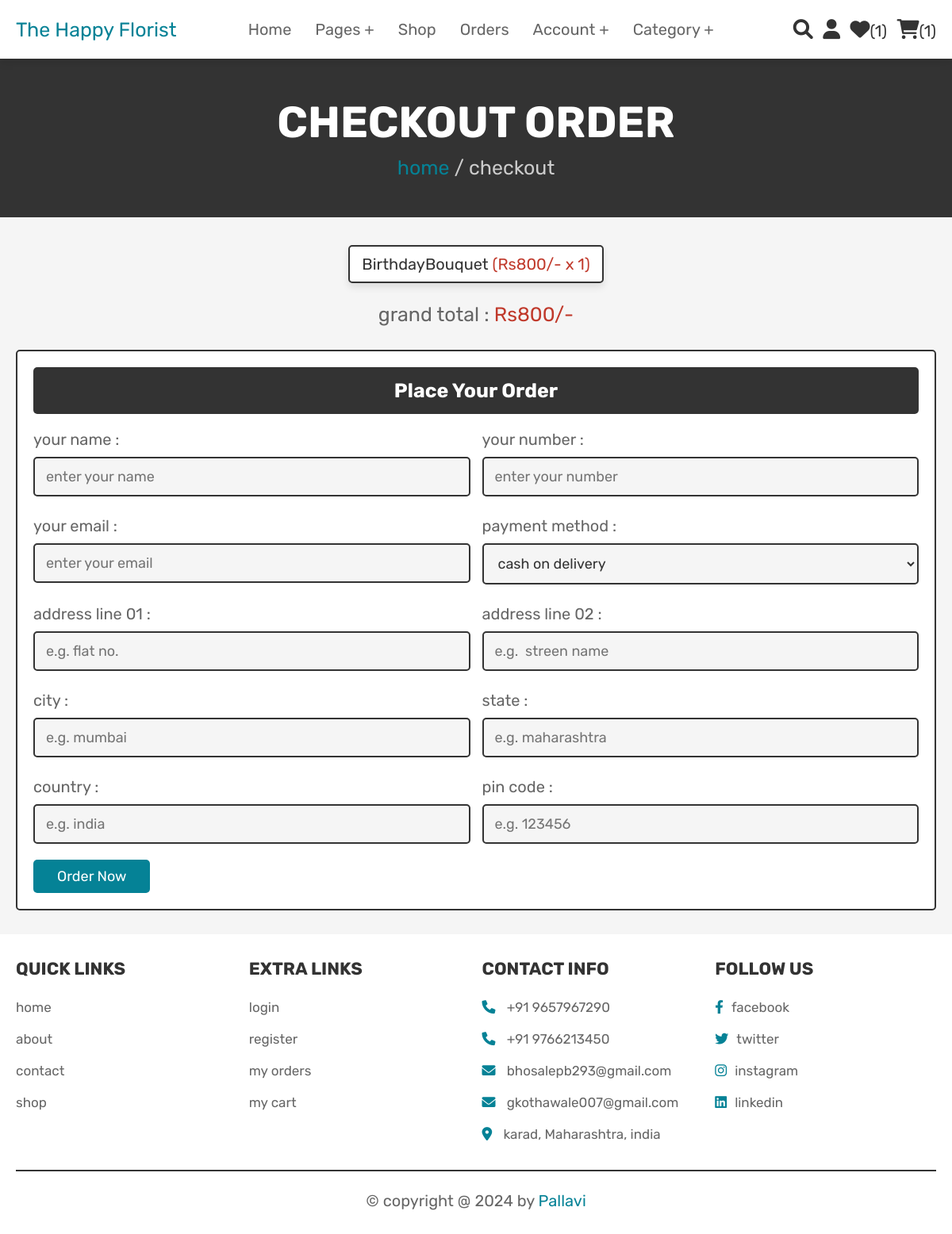
/checkout.php (signed in), run on the app's committed database.
### tables this page shows
CREATE TABLE `cart` (
  `id` int(100) NOT NULL,
  `user_id` int(100) NOT NULL,
  `pid` int(100) NOT NULL,
  `name` varchar(100) NOT NULL,
  `price` int(100) NOT NULL,
  `quantity` int(100) NOT NULL,
  `image` varchar(100) NOT NULL
);

### checkout.php (the view, shortened to what this page needs)
<?php
@include 'config.php';
$user_id = $_SESSION['user_id'];
?>
<!DOCTYPE html>
<html lang="en">
<head>
   <link rel="stylesheet" href="https://cdnjs.cloudflare.com/ajax/libs/font-awesome/6.0.0/css/all.min.css">
   <link rel="stylesheet" href="css/style.css">
</head>
<body>
<?php @include 'header.php'; ?>
<section class="heading">
    <h3>checkout order</h3>
    <p> <a href="home.php">home</a> / checkout </p>
</section>
<section class="display-order">
    <?php
        $grand_total = 0;
        $select_cart = mysqli_query($conn, "SELECT * FROM `cart` WHERE user_id = '$user_id'") or die('query failed');
        if(mysqli_num_rows($select_cart) > 0){
            while($fetch_cart = mysqli_fetch_assoc($select_cart)){
            $total_price = ($fetch_cart['price'] * $fetch_cart['quantity']);
            $grand_total += $total_price;
    ?>
    <p> <?php echo $fetch_cart['name'] ?> <span>(<?php echo 'Rs'.$fetch_cart['price'].'/-'.' x '.$fetch_cart['quantity']  ?>)</span> </p>
    <?php
        }
        }else{
            echo '<p class="empty">your cart is empty</p>';
        }
    ?>
    <div class="grand-total">grand total : <span>Rs<?php echo $grand_total; ?>/-</span></div>
</section>
<section class="checkout">
    <form action="" method="POST">
        <h3>place your order</h3>
        <div class="flex">
            <div class="inputBox">
                <span>your name :</span>
                <input type="text" name="name" placeholder="enter your name">
            </div>
            <div class="inputBox">
                <span>your number :</span>
                <input type="number" name="number" min="0" placeholder="enter your number">
            </div>
            <div class="inputBox">
                <span>your email :</span>
                <input type="email" name="email" placeholder="enter your email">
            </div>
            <div class="inputBox">
                <span>payment method :</span>
                <select name="method">
                     <option value="cash on delivery">cash on delivery</option>
                </select>
            </div>
            <div class="inputBox">
                <span>address line 01 :</span>
                <input type="text" name="flat" placeholder="e.g. flat no.">
            </div>
            <div class="inputBox">
                <span>address line 02 :</span>
                <input type="text" name="street" placeholder="e.g.  streen name">
            </div>
            <div class="inputBox">
                <span>city :</span>
                <input type="text" name="city" placeholder="e.g. mumbai">
            </div>
            <div class="inputBox">
                <span>state :</span>
                <input type="text" name="state" placeholder="e.g. maharashtra">
            </div>
            <div class="inputBox">
                <span>country :</span>
                <input type="text" name="country" placeholder="e.g. india">
            </div>
            <div class="inputBox">
                <span>pin code :</span>
                <input type="number" min="0" name="pin_code" placeholder="e.g. 123456">
            </div>
        </div>
        <input type="submit" name="order" value="order now" class="btn">
    </form>
</section>
<?php @include 'footer.php'; ?>
</body>
</html>

### style.css (style rules this page uses)
:root { --pink:#058296; --red:#c0392b; --orange:#f39c12; --black:#333; --white:#fff; --light-color:#666; --light-white:#ccc; --light-bg:#f5f5f5; --border:.2rem solid var(--black); --box-shadow:0 .5rem 1rem rgba(0,0,0,.1); }
* { font-family: 'Rubik', sans-serif; margin:0; padding:0; box-sizing: border-box; outline: none; border:none; text-decoration: none; transition:all .2s linear; }
html { font-size: 62.5%; overflow-x: hidden; scroll-behavior: smooth; scroll-padding-top: 6.5rem; }
body { background: var(--light-bg); }
section { padding:3rem 2rem; }
.btn, .delete-btn, .option-btn { display: inline-block; border-radius: .5rem; margin-top: 1rem; font-size: 1.8rem; color:var(--white); cursor: pointer; padding:1rem 3rem; text-transform: capitalize; }
.btn { background-color: var(--pink); }
.heading { display: flex; flex-flow: column; align-items: center; justify-content: center; gap:1rem; background-color: var(--black); text-align: center; min-height: 25vh; }
.heading h3 { font-size: 5.5rem; color:var(--white); text-transform: uppercase; }
.heading p { font-size: 2.5rem; color:var(--light-white); }
.heading p a { color:var(--pink); }
.display-order { max-width: 1200px; margin:0 auto; text-align: center; padding-bottom: 0; }
.display-order p { display: inline-block; border-radius: .5rem; font-size: 2rem; color:var(--black); padding:1rem 1.5rem; margin:.5rem; background-color: var(--white); box-shadow: var(--box-shadow); border:var(--border); }
.display-order p span { color:var(--red); }
.display-order .grand-total { margin-top: 2rem; font-size: 2.5rem; color:var(--light-color); }
.display-order .grand-total span { color:var(--red); }
.checkout form { background-color: var(--white); border:var(--border); max-width: 1200px; margin:0 auto; border-radius: .5rem; padding:2rem; box-shadow: var(--border); }
.checkout form h3 { padding:1.5rem; font-size: 2.5rem; margin-bottom: 2rem; background-color: var(--black); color:var(--white); border-radius: .5rem; text-align: center; text-transform: capitalize; }
.checkout form .flex { display: flex; flex-wrap: wrap; gap:1.5rem; }
.checkout form .flex .inputBox { flex:1 1 40rem; }
.checkout form .flex .inputBox input, .checkout form .flex .inputBox select { margin:1rem 0; width: 100%; background-color: var(--light-bg); padding:1.2rem 1.4rem; border:var(--border); font-size: 1.8rem; color:var(--black); border-radius: .5rem; }
.checkout form .flex .inputBox span { font-size: 2rem; color:var(--light-color); }

### data on the page
cart: name "BirthdayBouquet", price "800", quantity "1"

### other printed values
$wishlist_num_rows "1"
$cart_num_rows "1"
$grand_total "800"
